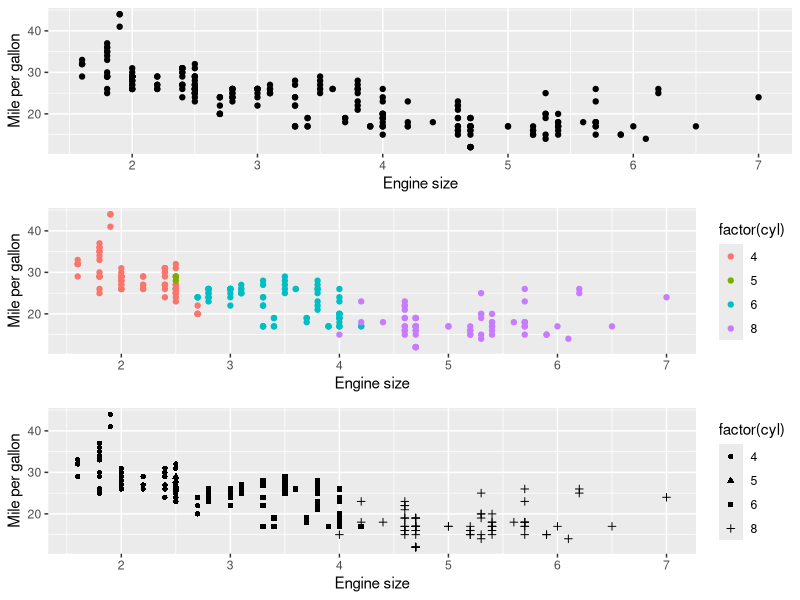
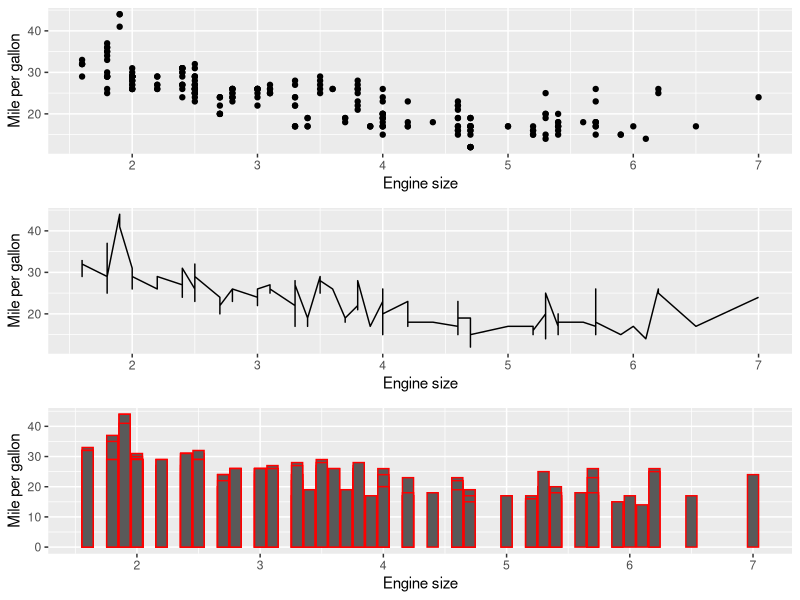
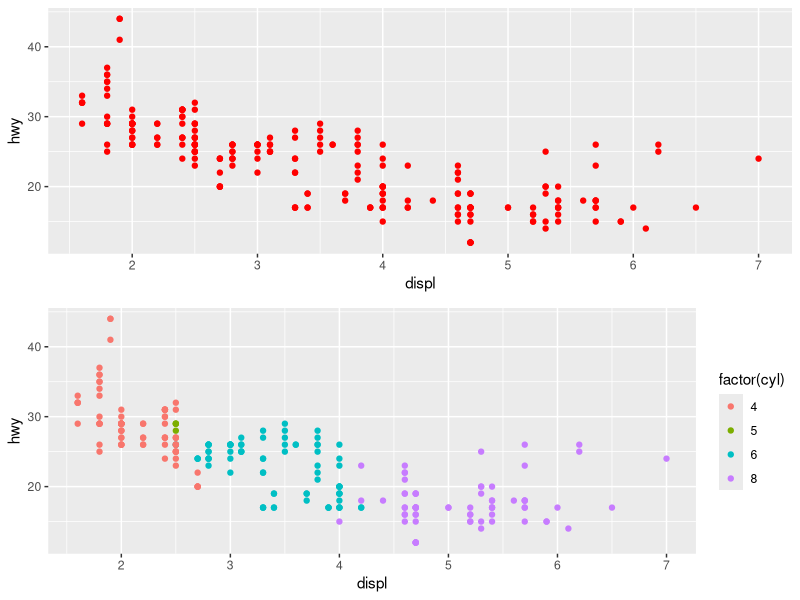
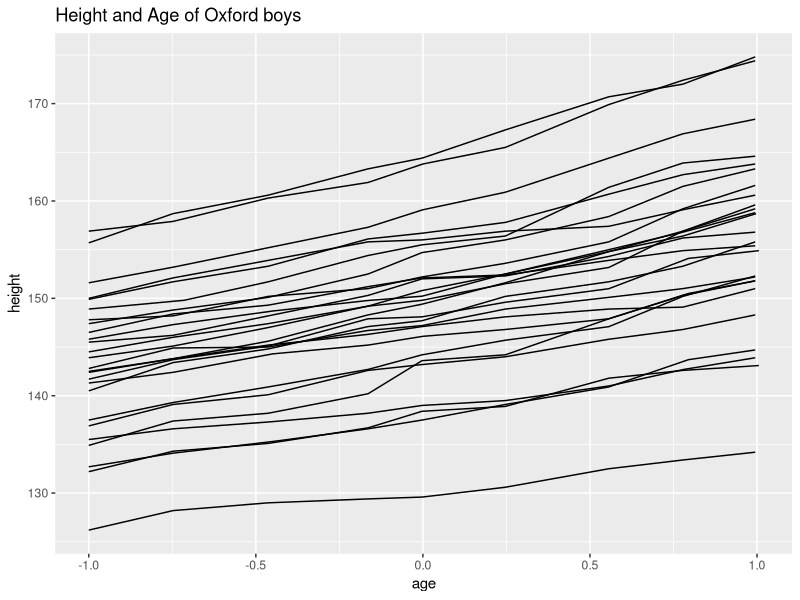
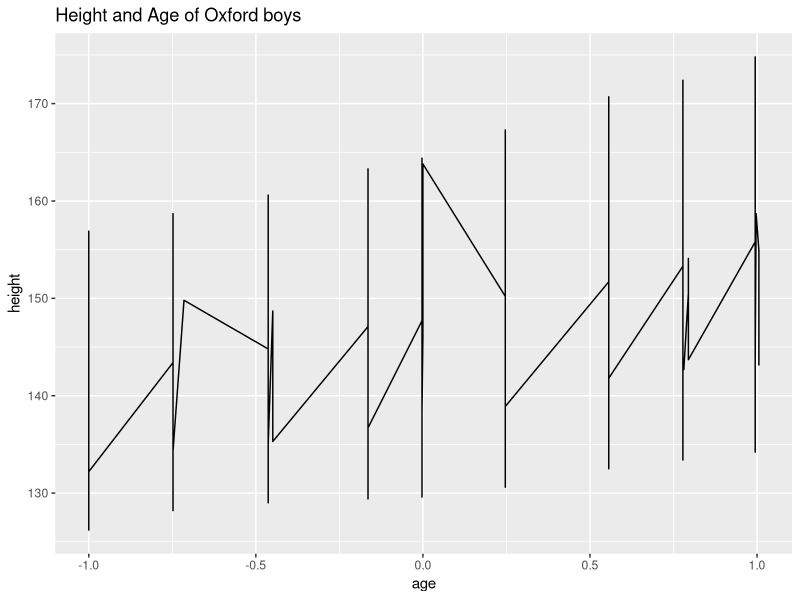
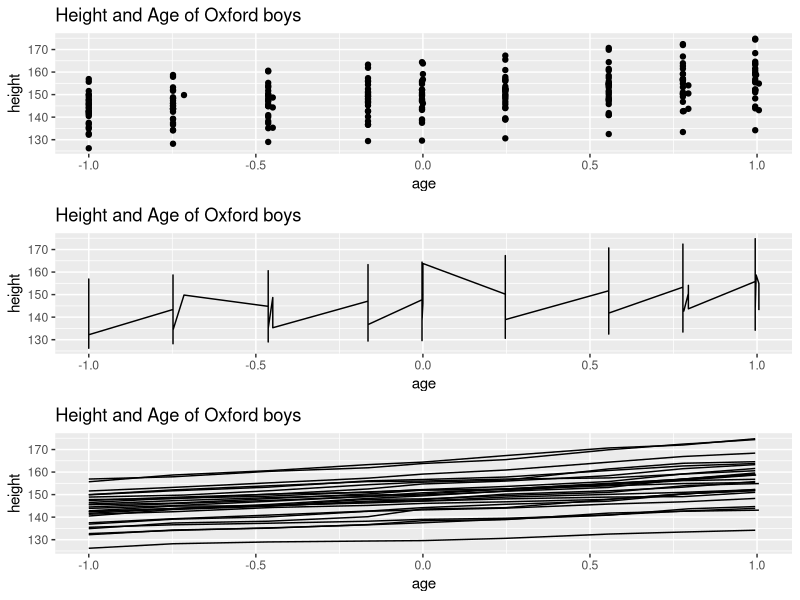
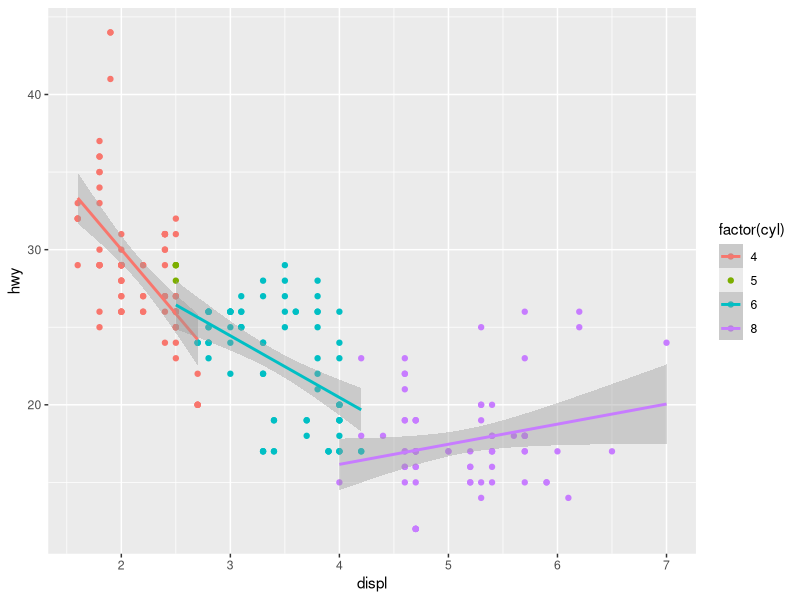
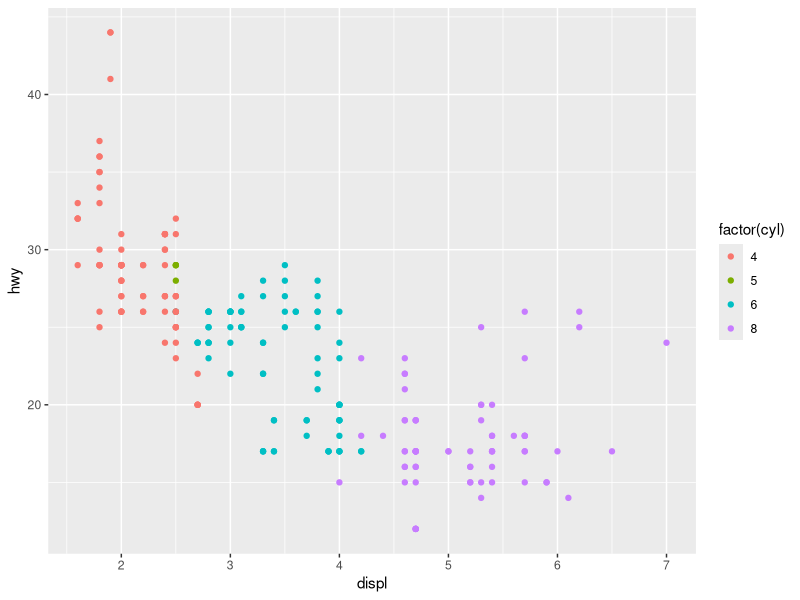

R code for these plots, in order:
## ---- chunk 1
f_install_and_load <- function(packagename) {
  if (!packagename %in% rownames(installed.packages())) {
    install.packages(packagename)
  }
  library(packagename, character.only = TRUE)
}
packs <- c("ggplot2", "gridExtra")
lapply(packs, f_install_and_load)
## ---- chunk 2
data("mpg")

p1 <-  ggplot(data = mpg, aes(x = displ, y = hwy)) + 
  geom_point() +
  labs(y = "Mile per gallon", x = "Engine size")

p2 <- ggplot(data = mpg, aes(x = displ, y = hwy, color = factor(cyl))) + 
  geom_point() +
  labs(y = "Mile per gallon", x = "Engine size")

p3 <- ggplot(data = mpg, aes(x = displ, y = hwy, shape = factor(cyl))) + 
  geom_point() +
  labs(y = "Mile per gallon", x = "Engine size")

grid.arrange(p1, p2, p3, nrow = 3)
## ---- chunk 3
p_point <- ggplot(data = mpg, aes(x = displ, y = hwy)) + 
  geom_point() +
  labs(y = "Mile per gallon", x = "Engine size")

p_line <- ggplot(data = mpg, aes(x = displ, y = hwy)) + 
  geom_line() +
  labs(y = "Mile per gallon", x = "Engine size")

p_bar <- ggplot(data = mpg, aes(x = displ, y = hwy)) + 
  geom_bar(stat = 'identity', position = "identity", color = 'red') +
  labs(y = "Mile per gallon", x = "Engine size")

grid.arrange(p_point, p_line, p_bar, nrow=3)
## ---- chunk 4
p1 <- ggplot(data = mpg, aes(x = displ, y = hwy)) + 
  geom_point(color = 'red')

p2 <- ggplot(data = mpg, aes(x = displ, y = hwy)) + 
  geom_point(aes(color = factor(cyl)))

grid.arrange(p1, p2, nrow = 2)
## ---- chunk 5
data(Oxboys, package="nlme")
ggplot(Oxboys, aes(age, height, group = Subject)) + 
  geom_line() +
  labs(title = "Height and Age of Oxford boys")
## ---- chunk 6
ggplot(Oxboys, aes(age, height)) + 
  geom_line() +
  labs(title = "Height and Age of Oxford boys")
## ---- chunk 7
p1 <- ggplot(Oxboys, aes(age, height, group = Subject)) + 
  geom_line() +
  labs(title = "Height and Age of Oxford boys")

p2 <- ggplot(Oxboys, aes(age, height)) + 
  geom_line() +
  labs(title = "Height and Age of Oxford boys")

p3 <- ggplot(Oxboys, aes(age, height)) + 
  geom_point() +
  labs(title = "Height and Age of Oxford boys")

grid.arrange(p3, p2, p1, nrow = 3)
## ---- chunk 8
ggplot(data = mpg, aes(displ, hwy, color = factor(cyl))) +
  geom_point() +
  geom_smooth(data= subset(mpg, cyl != 5), method="lm")
## ---- chunk 9
# First I add geom_point as the first layer
ggplot(data = mpg, aes(displ, hwy, color = factor(cyl))) +
  geom_point()

# Then I add geom_smooth as the second layer
ggplot(data = mpg, aes(displ, hwy, color = factor(cyl))) +
  geom_point() +
  geom_smooth(data= subset(mpg, cyl != 5), method="lm")

## ---- chunk 10
ggplot(data = Oxboys, aes(Occasion, height)) +
  geom_boxplot()

ggplot(data = Oxboys, aes(Occasion, height, group = Subject)) +
  geom_line()
## ---- chunk 11
ggplot(data = Oxboys, mapping = aes(Occasion, height)) +
  geom_boxplot() +
  geom_line(aes(group = Subject), color = 'blue')
